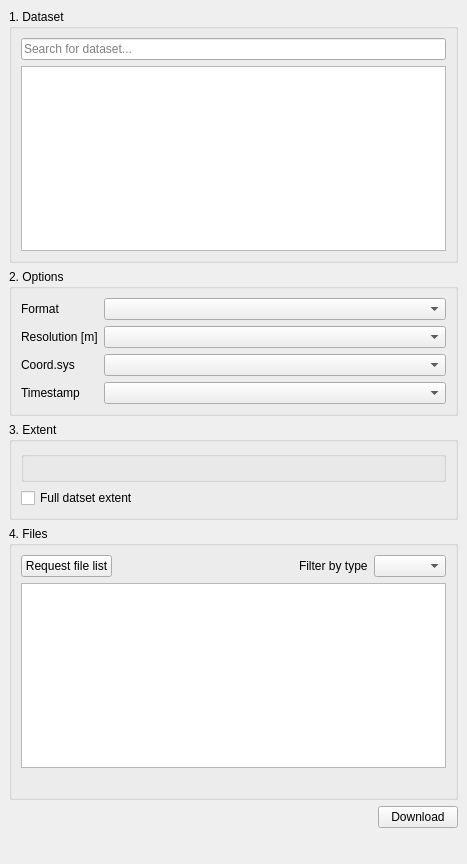
<?xml version="1.0" encoding="UTF-8"?>
<ui version="4.0">
 <class>sgdDockWidgetBase</class>
 <widget class="QDockWidget" name="sgdDockWidgetBase">
  <property name="geometry">
   <rect>
    <x>0</x>
    <y>0</y>
    <width>467</width>
    <height>864</height>
   </rect>
  </property>
  <property name="windowTitle">
   <string>Swiss Geo Downloader</string>
  </property>
  <widget class="QWidget" name="dockWidgetContents">
   <layout class="QGridLayout" name="gridLayout">
    <item row="2" column="0">
     <layout class="QVBoxLayout" name="verticalLayout">
      <item>
       <widget class="QGroupBox" name="guiGroupSearch">
        <property name="font">
         <font>
          <weight>50</weight>
          <bold>false</bold>
         </font>
        </property>
        <property name="title">
         <string>1. Dataset</string>
        </property>
        <layout class="QVBoxLayout" name="verticalLayout_3">
         <item>
          <widget class="QLineEdit" name="guiSearchField">
           <property name="placeholderText">
            <string>Search for dataset...</string>
           </property>
          </widget>
         </item>
         <item>
          <widget class="QListWidget" name="guiDatasetList">
           <property name="sizePolicy">
            <sizepolicy hsizetype="Expanding" vsizetype="Maximum">
             <horstretch>0</horstretch>
             <verstretch>0</verstretch>
            </sizepolicy>
           </property>
           <property name="maximumSize">
            <size>
             <width>16777215</width>
             <height>1600</height>
            </size>
           </property>
           <property name="alternatingRowColors">
            <bool>false</bool>
           </property>
          </widget>
         </item>
        </layout>
       </widget>
      </item>
      <item>
       <widget class="QGroupBox" name="guiGroupOptions">
        <property name="enabled">
         <bool>true</bool>
        </property>
        <property name="font">
         <font>
          <weight>50</weight>
          <bold>false</bold>
         </font>
        </property>
        <property name="title">
         <string>2. Options</string>
        </property>
        <property name="flat">
         <bool>false</bool>
        </property>
        <property name="checkable">
         <bool>false</bool>
        </property>
        <layout class="QFormLayout" name="formLayout">
         <item row="0" column="0">
          <widget class="QLabel" name="guiFormatL">
           <property name="text">
            <string>Format</string>
           </property>
          </widget>
         </item>
         <item row="0" column="1">
          <widget class="QComboBox" name="guiFormat"/>
         </item>
         <item row="1" column="0">
          <widget class="QLabel" name="guiResolutionL">
           <property name="text">
            <string>Resolution [m]</string>
           </property>
          </widget>
         </item>
         <item row="1" column="1">
          <widget class="QComboBox" name="guiResolution"/>
         </item>
         <item row="2" column="0">
          <widget class="QLabel" name="guiCoordsysL">
           <property name="text">
            <string>Coord.sys</string>
           </property>
          </widget>
         </item>
         <item row="2" column="1">
          <widget class="QComboBox" name="guiCoordsys"/>
         </item>
         <item row="3" column="0">
          <widget class="QLabel" name="guiTimestampL">
           <property name="text">
            <string>Timestamp</string>
           </property>
          </widget>
         </item>
         <item row="3" column="1">
          <widget class="QComboBox" name="guiTimestamp"/>
         </item>
        </layout>
       </widget>
      </item>
      <item>
       <widget class="QGroupBox" name="guiGroupExtent">
        <property name="title">
         <string>3. Extent</string>
        </property>
        <layout class="QVBoxLayout" name="verticalLayout_2">
         <item>
          <widget class="QgsExtentGroupBox" name="guiExtentWidget">
           <property name="titleBase">
            <string/>
           </property>
          </widget>
         </item>
         <item>
          <layout class="QHBoxLayout" name="horizontalLayout_2">
           <item>
            <widget class="QCheckBox" name="guiFullExtentChbox">
             <property name="text">
              <string>Full datset extent</string>
             </property>
            </widget>
           </item>
          </layout>
         </item>
        </layout>
       </widget>
      </item>
      <item>
       <widget class="QGroupBox" name="guiGroupFiles">
        <property name="title">
         <string>4. Files</string>
        </property>
        <layout class="QVBoxLayout" name="verticalLayout_4">
         <item>
          <layout class="QHBoxLayout" name="horizontalLayout_3">
           <item>
            <widget class="QPushButton" name="guiRequestListBtn">
             <property name="text">
              <string>Request file list</string>
             </property>
            </widget>
           </item>
           <item>
            <spacer name="horizontalSpacer_3">
             <property name="orientation">
              <enum>Qt::Horizontal</enum>
             </property>
             <property name="sizeHint" stdset="0">
              <size>
               <width>40</width>
               <height>20</height>
              </size>
             </property>
            </spacer>
           </item>
           <item>
            <widget class="QLabel" name="guiLabel23">
             <property name="text">
              <string>Filter by type</string>
             </property>
            </widget>
           </item>
           <item>
            <widget class="QComboBox" name="guiFileType"/>
           </item>
          </layout>
         </item>
         <item>
          <widget class="QListWidget" name="guiFileList"/>
         </item>
         <item>
          <widget class="QLabel" name="guiFileListStatus">
           <property name="text">
            <string/>
           </property>
          </widget>
         </item>
        </layout>
       </widget>
      </item>
      <item>
       <layout class="QHBoxLayout" name="horizontalLayout">
        <item>
         <spacer name="horizontalSpacer">
          <property name="orientation">
           <enum>Qt::Horizontal</enum>
          </property>
          <property name="sizeHint" stdset="0">
           <size>
            <width>40</width>
            <height>20</height>
           </size>
          </property>
         </spacer>
        </item>
        <item>
         <widget class="QPushButton" name="guiDownloadBtn">
          <property name="text">
           <string>Download</string>
          </property>
         </widget>
        </item>
       </layout>
      </item>
     </layout>
    </item>
    <item row="3" column="0">
     <spacer name="verticalSpacer">
      <property name="orientation">
       <enum>Qt::Vertical</enum>
      </property>
      <property name="sizeHint" stdset="0">
       <size>
        <width>20</width>
        <height>40</height>
       </size>
      </property>
     </spacer>
    </item>
   </layout>
  </widget>
 </widget>
 <customwidgets>
  <customwidget>
   <class>QgsCollapsibleGroupBox</class>
   <extends>QGroupBox</extends>
   <header>qgscollapsiblegroupbox.h</header>
   <container>1</container>
  </customwidget>
  <customwidget>
   <class>QgsExtentGroupBox</class>
   <extends>QgsCollapsibleGroupBox</extends>
   <header>qgsextentgroupbox.h</header>
   <container>1</container>
  </customwidget>
 </customwidgets>
 <resources/>
 <connections/>
</ui>
